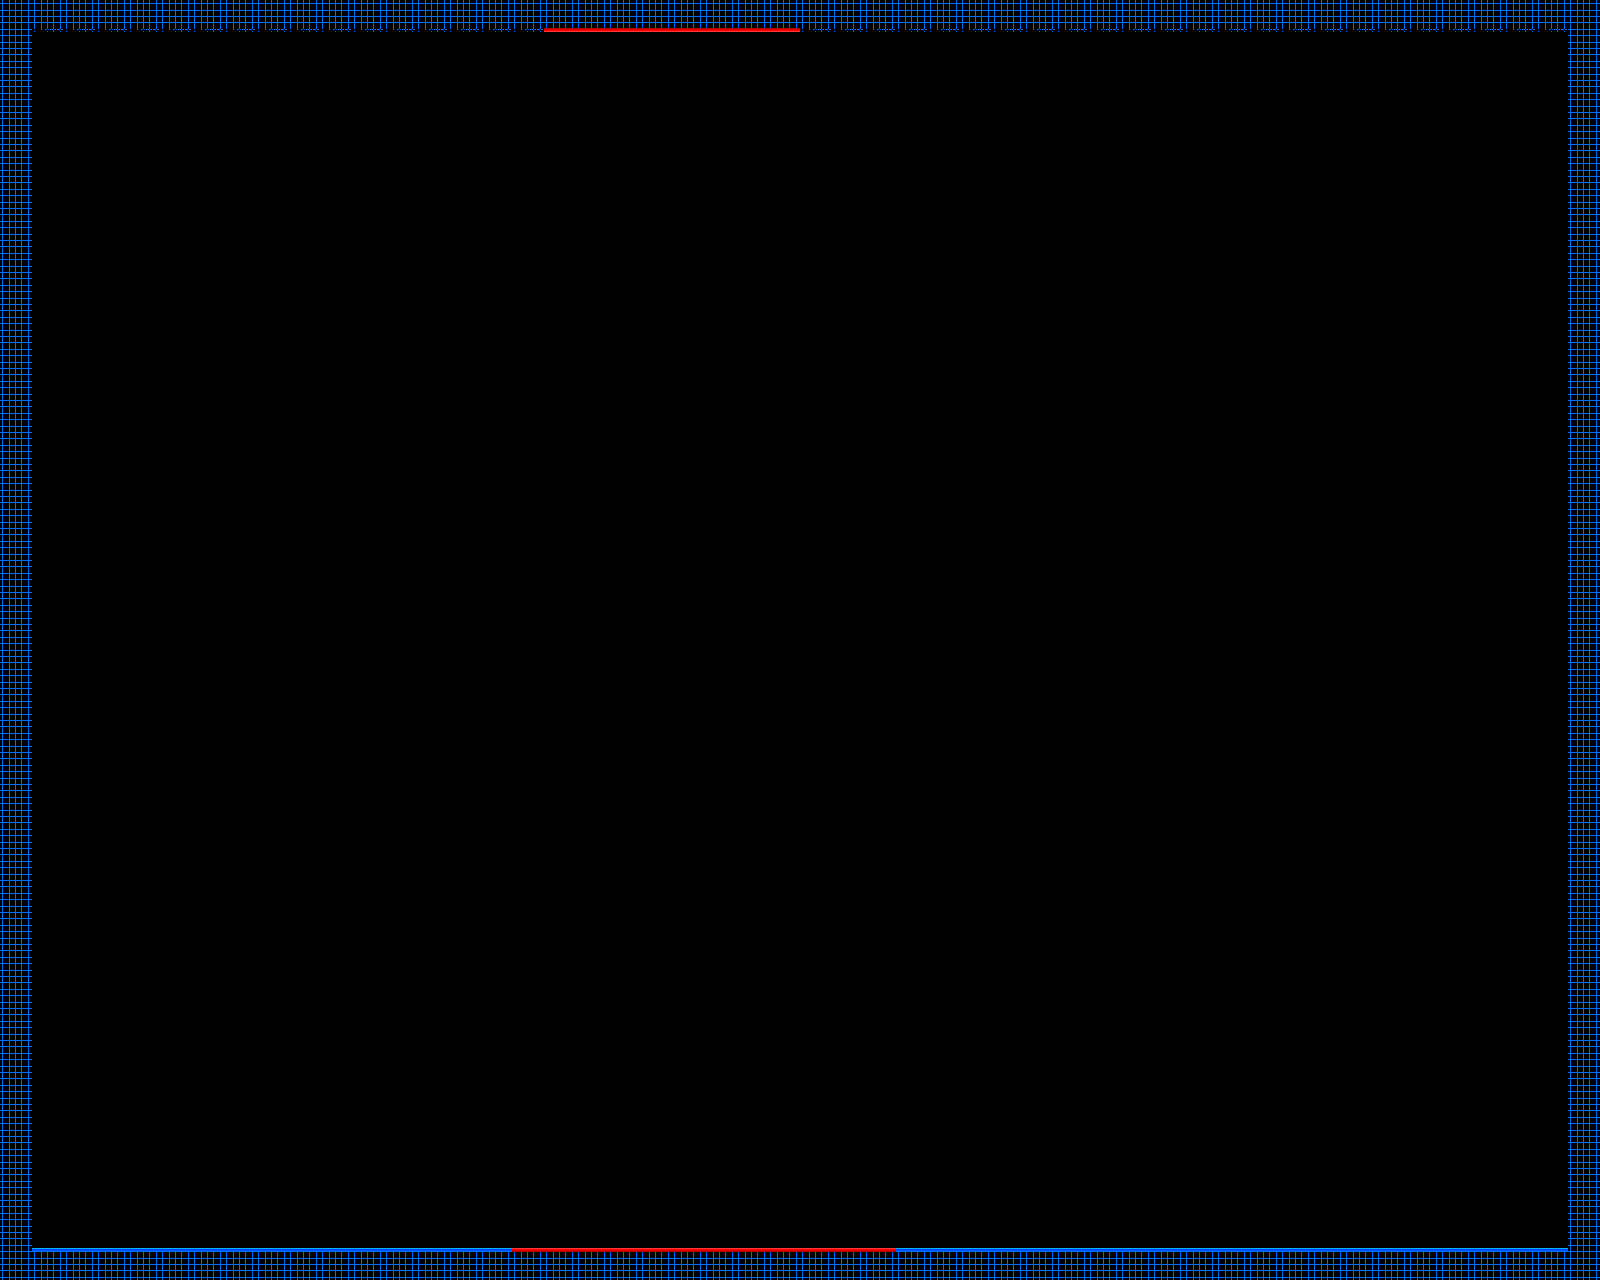

A 2D game scene composited from a Tiled map and its tileset images. What follows is a short description and the map's XML, with each tile layer's data collapsed to a summary:
An orthogonal 50x40 tile map with 32x32 px tiles, 1 tile layer (Livello tile 1) and 9 objects.

<map version="1.0" orientation="orthogonal" renderorder="right-down" width="50" height="40" tilewidth="32" tileheight="32" nextobjectid="10">
 <tileset firstgid="1" name="TestTile" tilewidth="32" tileheight="32" tilecount="12">
  <image source="resources/tiles/TestTile.png" width="128" height="96" />
 </tileset>
 <layer name="Livello tile 1" width="50" height="40">
  <data>[2000 cells, 176 non-empty, 6 distinct tile ids]</data>
 </layer>
 <objectgroup name="Triggers" visible="0">
  <object id="1" x="0" y="0" width="544" height="32">
   <properties>
    <property name="blocker" value="b" />
   </properties>
  </object>
  <object id="2" x="0" y="32" width="32" height="1216">
   <properties>
    <property name="blocker" value="r" />
   </properties>
  </object>
  <object id="3" x="800" y="0" width="800" height="32">
   <properties>
    <property name="blocker" value="b" />
   </properties>
  </object>
  <object id="4" x="0" y="1248" width="512" height="32">
   <properties>
    <property name="blocker" value="t" />
   </properties>
  </object>
  <object id="5" x="896" y="1248" width="704" height="32">
   <properties>
    <property name="blocker" value="t" />
   </properties>
  </object>
  <object id="6" x="1568" y="32" width="32" height="1216">
   <properties>
    <property name="blocker" value="t" />
   </properties>
  </object>
  <object id="7" x="512" y="1248" width="384" height="32">
   <properties>
    <property name="deadly" value="t" />
   </properties>
  </object>
  <object id="8" x="544" y="0" width="256" height="32">
   <properties>
    <property name="deadly" value="b" />
   </properties>
  </object>
  <object id="9" x="96" y="1120" width="32" height="32">
   <properties>
    <property name="player" value="entrance" />
   </properties>
  </object>
 </objectgroup>
</map>
